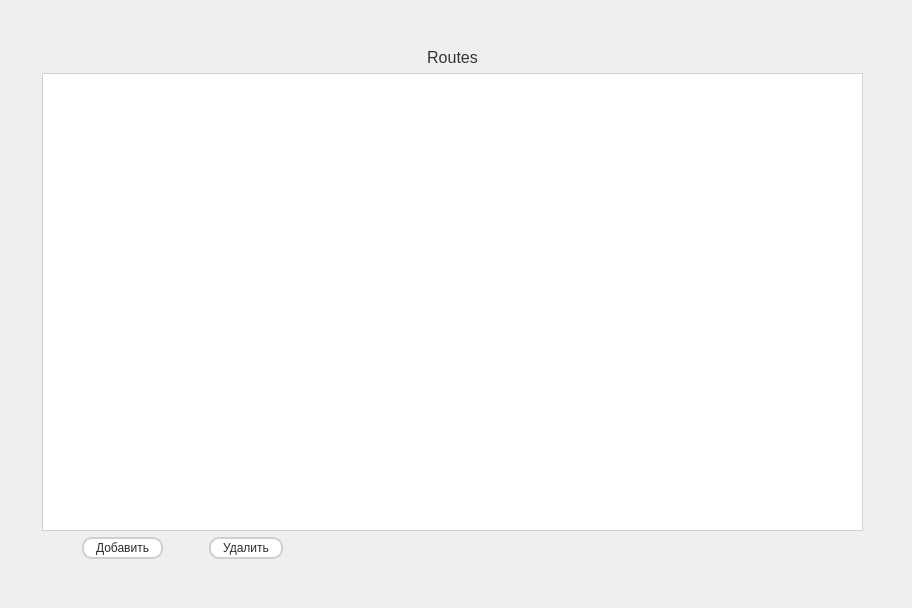
        <widget class="QWidget" name="tab_5">
         <attribute name="title">
          <string>Routes</string>
         </attribute>
         <widget class="QWidget" name="layoutWidget">
          <property name="geometry">
           <rect>
            <x>2</x>
            <y>8</y>
            <width>901</width>
            <height>591</height>
           </rect>
          </property>
          <layout class="QVBoxLayout" name="verticalLayout_17">
           <item>
            <spacer name="verticalSpacer_12">
             <property name="orientation">
              <enum>Qt::Orientation::Vertical</enum>
             </property>
             <property name="sizeType">
              <enum>QSizePolicy::Policy::Minimum</enum>
             </property>
             <property name="sizeHint" stdset="0">
              <size>
               <width>20</width>
               <height>40</height>
              </size>
             </property>
            </spacer>
           </item>
           <item>
            <layout class="QHBoxLayout" name="horizontalLayout_15">
             <item>
              <spacer name="horizontalSpacer_36">
               <property name="orientation">
                <enum>Qt::Orientation::Horizontal</enum>
               </property>
               <property name="sizeType">
                <enum>QSizePolicy::Policy::Minimum</enum>
               </property>
               <property name="sizeHint" stdset="0">
                <size>
                 <width>40</width>
                 <height>20</height>
                </size>
               </property>
              </spacer>
             </item>
             <item>
              <layout class="QVBoxLayout" name="RoutesFullLayout">
               <item>
                <layout class="QVBoxLayout" name="verticalLayout_10">
                 <item>
                  <widget class="QLabel" name="label_10">
                   <property name="styleSheet">
                    <string notr="true">color: #333333;
font-size: 12pt;
</string>
                   </property>
                   <property name="text">
                    <string>Routes</string>
                   </property>
                   <property name="alignment">
                    <set>Qt::AlignmentFlag::AlignCenter</set>
                   </property>
                  </widget>
                 </item>
                 <item>
                  <widget class="QTableView" name="routesAdmin">
                   <property name="styleSheet">
                    <string notr="true">QTableView {
    background-color: #ffffff;
    gridline-color: #d0d0d0;
    alternate-background-color: #f9f9f9;
    color: #2c2c2c;
    border: 1px solid #d0d0d0;
    selection-background-color: #0078d7;
    selection-color: #ffffff;
}
QHeaderView::section {
    background-color: #e8e8e8;
    color: #333333;
    padding: 6px;
    border: 1px solid #d0d0d0;
}
</string>
                   </property>
                  </widget>
                 </item>
                </layout>
               </item>
               <item>
                <layout class="QHBoxLayout" name="horizontalLayout_4">
                 <item>
                  <spacer name="horizontalSpacer_16">
                   <property name="orientation">
                    <enum>Qt::Orientation::Horizontal</enum>
                   </property>
                   <property name="sizeType">
                    <enum>QSizePolicy::Policy::Minimum</enum>
                   </property>
                   <property name="sizeHint" stdset="0">
                    <size>
                     <width>40</width>
                     <height>20</height>
                    </size>
                   </property>
                  </spacer>
                 </item>
                 <item>
                  <widget class="QPushButton" name="addRoutesAdmin">
                   <property name="styleSheet">
                    <string notr="true">QPushButton {
    background-color: #ffffff;
    border: 2px solid #d0d0d0;
    border-radius: 10px;
    padding: 2px 12px;
    color: #2c2c2c;
}
QPushButton:hover {
    background-color: #e8e8e8;
    border-color: #b0b0b0;
}
QPushButton:pressed {
    background-color: #d0d0d0;
}
</string>
                   </property>
                   <property name="text">
                    <string>Добавить</string>
                   </property>
                  </widget>
                 </item>
                 <item>
                  <spacer name="horizontalSpacer_17">
                   <property name="orientation">
                    <enum>Qt::Orientation::Horizontal</enum>
                   </property>
                   <property name="sizeType">
                    <enum>QSizePolicy::Policy::Minimum</enum>
                   </property>
                   <property name="sizeHint" stdset="0">
                    <size>
                     <width>40</width>
                     <height>20</height>
                    </size>
                   </property>
                  </spacer>
                 </item>
                 <item>
                  <widget class="QPushButton" name="deleteRoutesAdmin">
                   <property name="styleSheet">
                    <string notr="true">QPushButton {
    background-color: #ffffff;
    border: 2px solid #d0d0d0;
    border-radius: 10px;
    padding: 2px 12px;
    color: #2c2c2c;
}
QPushButton:hover {
    background-color: #e8e8e8;
    border-color: #b0b0b0;
}
QPushButton:pressed {
    background-color: #d0d0d0;
}
</string>
                   </property>
                   <property name="text">
                    <string>Удалить</string>
                   </property>
                  </widget>
                 </item>
                 <item>
                  <spacer name="horizontalSpacer_20">
                   <property name="orientation">
                    <enum>Qt::Orientation::Horizontal</enum>
                   </property>
                   <property name="sizeHint" stdset="0">
                    <size>
                     <width>40</width>
                     <height>20</height>
                    </size>
                   </property>
                  </spacer>
                 </item>
                </layout>
               </item>
              </layout>
             </item>
             <item>
              <spacer name="horizontalSpacer_37">
               <property name="orientation">
                <enum>Qt::Orientation::Horizontal</enum>
               </property>
               <property name="sizeType">
                <enum>QSizePolicy::Policy::Minimum</enum>
               </property>
               <property name="sizeHint" stdset="0">
                <size>
                 <width>40</width>
                 <height>20</height>
                </size>
               </property>
              </spacer>
             </item>
            </layout>
           </item>
           <item>
            <spacer name="verticalSpacer_13">
             <property name="orientation">
              <enum>Qt::Orientation::Vertical</enum>
             </property>
             <property name="sizeType">
              <enum>QSizePolicy::Policy::Minimum</enum>
             </property>
             <property name="sizeHint" stdset="0">
              <size>
               <width>20</width>
               <height>40</height>
              </size>
             </property>
            </spacer>
           </item>
          </layout>
         </widget>
        </widget>
